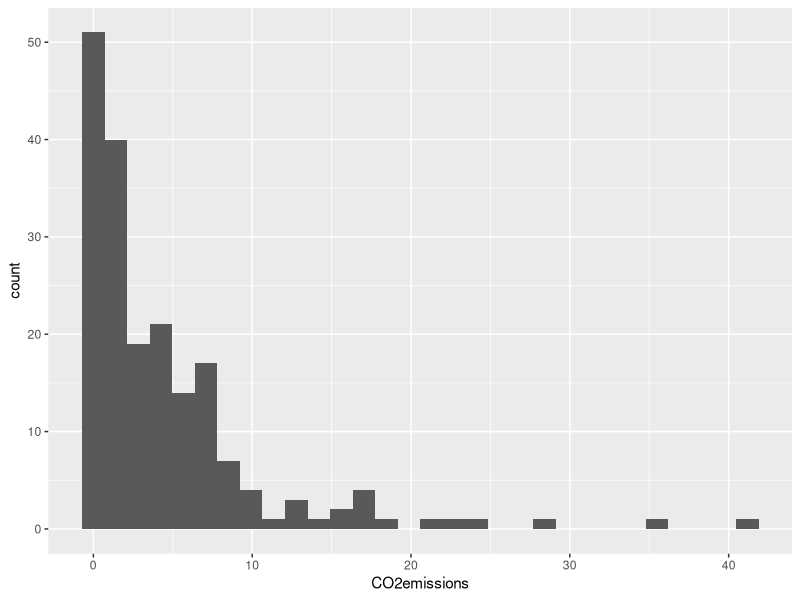

Reproduce this figure in R.
## ---- chunk 1
#| message: false
#| warning: false
#| echo: false
library(tidyverse)
library(here)
library(ggplot2)
## ---- chunk 2
#| echo: false
gapmndr = read.csv(here("data/Gapminder_2011_LifeExp_CO2.csv"))
## ---- chunk 3
#| message: false
#| warning: false
#| echo: false
ggplot(data = gapmndr, aes(x = CO2emissions)) +
  geom_histogram()
